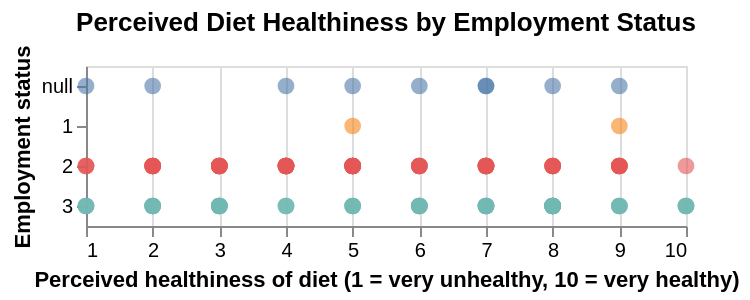

Write notebook code for a chart like this one.
### Code cell
import altair as alt
food_data = pd.read_csv("food_coded_2.csv")
chart = alt.Chart(food_data).mark_circle(size=70, opacity=0.6).encode(
    
    x=alt.X(
        "healthy_feeling:Q",
        title="Perceived healthiness of diet (1 = very unhealthy, 10 = very healthy)",
        scale=alt.Scale(domain=[1,10])
    ),

    y=alt.Y(
        "employment:N",
        title="Employment status"
    ),

    color=alt.Color(
        "employment:N",
        legend=None
    ),

    tooltip=[
        "employment",
        "healthy_feeling"
    ]

).properties(
    title="Perceived Diet Healthiness by Employment Status"
)
chart
